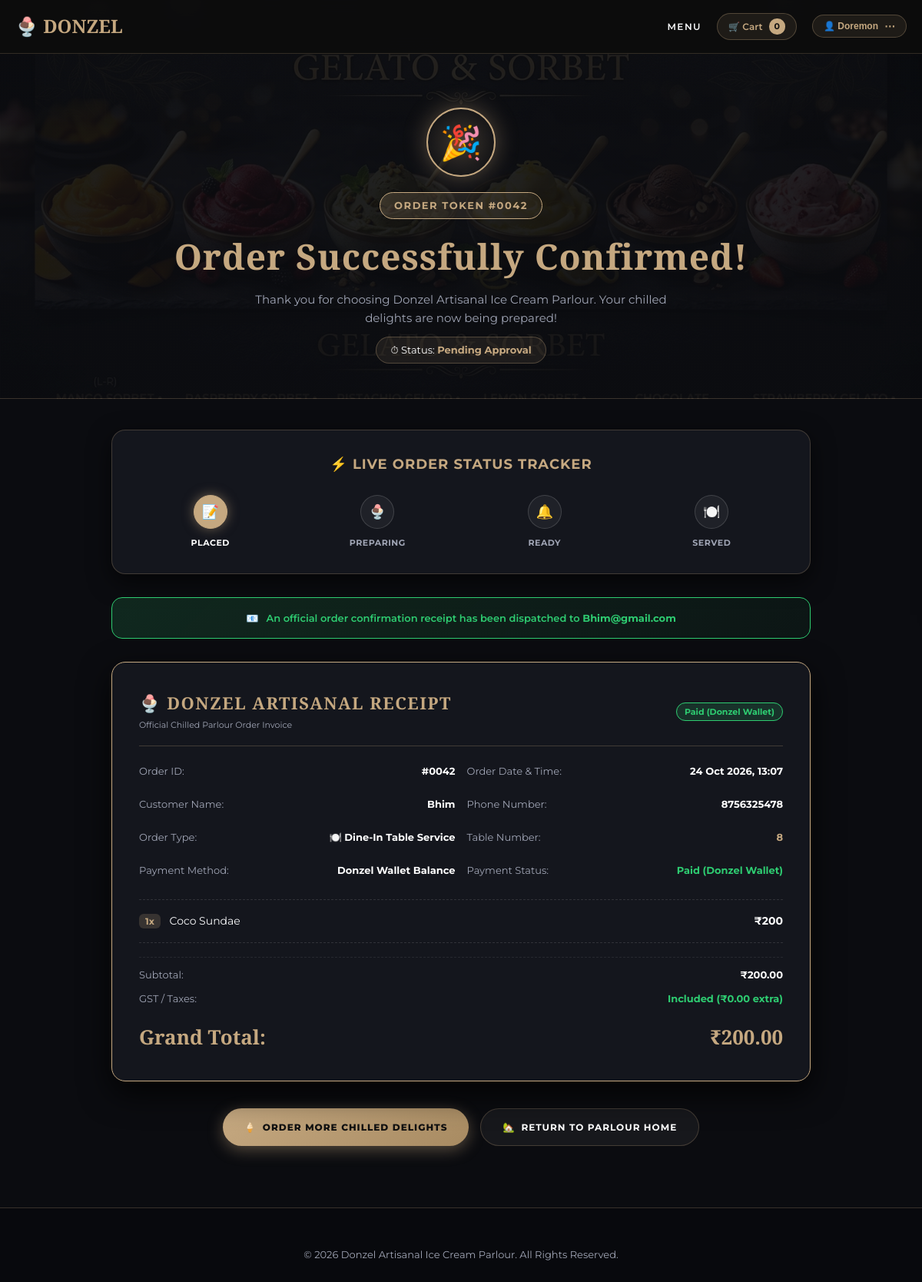
Page /order-success/42/ (signed in) on the committed database.
### base/models.py (models this page shows, shortened)
class Order(models.Model):
    user = models.ForeignKey(User, on_delete=models.SET_NULL, null=True, blank=True)
    customer_name = models.CharField(max_length=150)
    customer_phone = models.CharField(max_length=20, blank=True, null=True)
    customer_email = models.CharField(max_length=150, blank=True, null=True)
    order_type = models.CharField(max_length=50, default='takeaway') # takeaway or dine_in
    table_number = models.CharField(max_length=20, blank=True, null=True)
    pickup_time = models.CharField(max_length=100)
    house_no = models.CharField(max_length=100, blank=True, null=True)
    street_area = models.CharField(max_length=255, blank=True, null=True)
    city = models.CharField(max_length=100, default='Ahmedabad')
    pincode = models.CharField(max_length=10, blank=True, null=True)
    landmark = models.CharField(max_length=150, blank=True, null=True)
    delivery_address = models.TextField(blank=True, null=True)
    total_price = models.DecimalField(max_digits=8, decimal_places=2)
    created_at = models.DateTimeField(auto_now_add=True)
    accepted_at = models.DateTimeField(null=True, blank=True)
    ready_at = models.DateTimeField(null=True, blank=True)
    completed_at = models.DateTimeField(null=True, blank=True)
    STATUS_CHOICES = (
        ('Pending Approval', 'Pending Approval'),
        ('Accepted & Preparing', 'Accepted & Preparing'),
        ('Order Ready', 'Order Ready'),
        ('Out for Delivery', 'Out for Delivery / Counter Handover'),
        ('Order Delivered', 'Order Delivered & Completed'),
        ('Order Served', 'Order Served & Completed'),
    )
    status = models.CharField(max_length=50, choices=STATUS_CHOICES, default='Pending Approval')
    payment_method = models.CharField(max_length=50, default='Donzel Wallet')
    payment_status = models.CharField(max_length=50, default='Paid')

class OrderItem(models.Model):
    order = models.ForeignKey(Order, on_delete=models.CASCADE, related_name='items')
    item_name = models.CharField(max_length=200)
    price = models.DecimalField(max_digits=6, decimal_places=2)
    quantity = models.IntegerField(default=1)

### base/views.py (the view)
# urls.py: path('order-success/<int:order_id>/', homeviews.order_success, name='order_success'),
def order_success(request, order_id):
    cart_data = get_cart_data(request)
    order = get_object_or_404(Order, id=order_id)
    return render(request, 'order_success.html', {
        **cart_data,
        'order': order,
    })

### base/models.py (called while the page is built)
    def full_address(self):
        parts = [self.house_no, self.street_area, self.landmark, self.city, self.pincode]
        valid_parts = [p for p in parts if p]
        return ", ".join(valid_parts) if valid_parts else "No address provided yet"

### base/templates/order_success.html (shortened to what this page needs)
{% load static %}
<!DOCTYPE html>
<html lang="en">
<head>
</head>
<body>
    <nav class="navbar">
        <div class="nav-container">
            <a href="{% url 'home' %}" class="logo">
                🍨 DONZEL
            </a>
            <div class="nav-right-group">
                <a href="{% url 'menu' %}" class="nav-link-item">Menu</a>
                <a href="{% url 'cart' %}" class="cart-pill" title="View Cart">
                    <span>🛒 Cart</span>
                    <span class="cart-count-badge">{{ cart_count }}</span>
                </a>
                <button class="profile-trigger-btn" onclick="toggleProfileDrawer()" title="Open Sidebar">
                    <span>👤 {% if user.is_authenticated %}{{ user.username }}{% endif %}</span>
                    <span style="font-size:14px; font-weight:bold;">⋯</span>
                </button>
            </div>
        </div>
    </nav>
    <header class="page-header">
        <div class="container">
            <div class="success-icon-wrap">🎉</div>
            <div class="order-token-tag">Order Token #{{ order.id|stringformat:"04d" }}</div>
            <h1 id="mainHeaderTitle" style="font-size: 46px; color: var(--primary-gold); margin-bottom: 8px;">Order Successfully Confirmed!</h1>
            <p style="font-size: 15px; color: var(--text-muted); max-width: 600px; margin: 0 auto;">
                Thank you for choosing Donzel Artisanal Ice Cream Parlour. Your chilled delights are now being prepared!
            </p>
            <div style="font-size: 13px; color: #fff; margin-top: 12px; background: rgba(197, 168, 128, 0.1); border: 1px solid rgba(197, 168, 128, 0.3); display: inline-block; padding: 6px 18px; border-radius: 20px;">
                ⏱ Status: <strong id="liveStatusText" style="color: var(--primary-gold);">{{ order.status }}</strong>
            </div>
        </div>
    </header>
    <section style="padding: 40px 0 80px 0; flex: 1;">
        <div class="container">
            <div class="timeline-card">
                <div class="timeline-title">
                    <span>⚡ Live Order Status Tracker</span>
                </div>
                {% if order.order_type == 'dine_in' %}
                <div class="timeline-steps" style="grid-template-columns: repeat(4, 1fr);">
                    <div id="step1" class="timeline-step {% if order.status == 'Accepted & Preparing' or order.status == 'Order Ready' or order.status == 'Order Served' %}completed{% else %}active{% endif %}">
                        <div class="step-icon">📝</div>
                        <div class="step-label">Placed</div>
                    </div>
                    <div id="step2" class="timeline-step {% if order.status == 'Accepted & Preparing' %}active{% elif order.status == 'Order Ready' or order.status == 'Order Served' %}completed{% endif %}">
                        <div class="step-icon">🍨</div>
                        <div class="step-label">Preparing</div>
                    </div>
                    <div id="step3" class="timeline-step {% if order.status == 'Order Ready' %}active{% elif order.status == 'Order Served' %}completed{% endif %}">
                        <div class="step-icon">🔔</div>
                        <div class="step-label">Ready</div>
                    </div>
                    <div id="step4" class="timeline-step {% if order.status == 'Order Served' %}active completed{% endif %}">
                        <div class="step-icon">🍽️</div>
                        <div class="step-label">Served</div>
                    </div>
                </div>
                {% endif %}
            </div>
            <div class="email-banner" id="orderStatusBanner">
                <span>📧</span>
                <span>An official order confirmation receipt has been dispatched to <strong>{{ order.customer_email }}</strong></span>
            </div>
            <div class="receipt-card">
                <div class="receipt-header">
                    <div>
                        <div class="receipt-brand">🍨 DONZEL ARTISANAL RECEIPT</div>
                        <div style="font-size: 11px; color: var(--text-muted); margin-top: 2px;">Official Chilled Parlour Order Invoice</div>
                    </div>
                    <div style="text-align: right;">
                        <span style="font-size: 11px; background: rgba(46, 204, 113, 0.15); color: #2ecc71; border: 1px solid #2ecc71; padding: 4px 10px; border-radius: 12px; font-weight: bold;">
                            {{ order.payment_status }}
                        </span>
                    </div>
                </div>
                <div style="display: grid; grid-template-columns: 1fr 1fr; gap: 15px; margin-bottom: 12px;">
                    <div class="receipt-row">
                        <span>Order ID:</span>
                        <strong>#{{ order.id|stringformat:"04d" }}</strong>
                    </div>
                    <div class="receipt-row">
                        <span>Order Date & Time:</span>
                        <strong>{{ order.created_at|date:"d M Y, H:i" }}</strong>
                    </div>
                </div>
                <div style="display: grid; grid-template-columns: 1fr 1fr; gap: 15px; margin-bottom: 12px;">
                    <div class="receipt-row">
                        <span>Customer Name:</span>
                        <strong>{{ order.customer_name }}</strong>
                    </div>
                    <div class="receipt-row">
                        <span>Phone Number:</span>
                        <strong>{{ order.customer_phone|default:"N/A" }}</strong>
                    </div>
                </div>
                <div style="display: grid; grid-template-columns: 1fr 1fr; gap: 15px; margin-bottom: 12px;">
                    <div class="receipt-row">
                        <span>Order Type:</span>
                        <strong>
                            {% if order.order_type == 'dine_in' %}
                                🍽️ Dine-In Table Service
                            {% else %}
                                🛍️ Takeaway Express Pickup
                            {% endif %}
                        </strong>
                    </div>
                    {% if order.order_type == 'dine_in' and order.table_number %}
                    <div class="receipt-row">
                        <span>Table Number:</span>
                        <strong style="color: var(--primary-gold);">{{ order.table_number }}</strong>
                    </div>
                    {% elif order.pickup_time %}
                    <div class="receipt-row">
                        <span>Pickup Time:</span>
                        <strong>{{ order.pickup_time }}</strong>
                    </div>
                    {% endif %}
                </div>
                <div style="display: grid; grid-template-columns: 1fr 1fr; gap: 15px; margin-bottom: 15px;">
                    <div class="receipt-row">
                        <span>Payment Method:</span>
                        <strong>{{ order.payment_method }}</strong>
                    </div>
                    <div class="receipt-row">
                        <span>Payment Status:</span>
                        <strong style="color: #2ecc71;">{{ order.payment_status }}</strong>
                    </div>
                </div>
                <ul class="receipt-items-list">
                    {% for item in order.items.all %}
                    <li class="receipt-item">
                        <div>
                            <span class="item-qty-badge">{{ item.quantity }}x</span>
                            <span>{{ item.item_name }}</span>
                        </div>
                        <span style="font-weight: 700; color: #fff;">₹{% widthratio item.price 1 item.quantity %}</span>
                    </li>
                    {% endfor %}
                </ul>
                <div style="border-top: 1px dashed rgba(255,255,255,0.08); padding-top: 12px; margin-top: 12px;">
                    <div class="receipt-row">
                        <span>Subtotal:</span>
                        <strong>₹{{ order.total_price }}</strong>
                    </div>
                    <div class="receipt-row">
                        <span>GST / Taxes:</span>
                        <strong style="color: #2ecc71;">Included (₹0.00 extra)</strong>
                    </div>
                    <div class="receipt-total" style="margin-top: 10px;">
                        <span>Grand Total:</span>
                        <span>₹{{ order.total_price }}</span>
                    </div>
                </div>
            </div>
            <div class="actions-grid">
                <a href="{% url 'menu' %}" class="btn-action-primary">
                    <span>🍦</span> Order More Chilled Delights
                </a>
                <a href="{% url 'home' %}" class="btn-action-secondary">
                    <span>🏡</span> Return to Parlour Home
                </a>
            </div>
        </div>
    </section>
    <footer>
        <div class="container">
            <p style="font-size: 13px; color: var(--text-muted);">&copy; 2026 Donzel Artisanal Ice Cream Parlour. All Rights Reserved.</p>
        </div>
    </footer>
</body>
</html>

### rows in the picture
Order: id "0042", status "Pending Approval", customer_email "Bhim@gmail.com", payment_status "Paid (Donzel Wallet)", created_at "24 Oct 2026, 13:07", customer_name "Bhim", customer_phone "8756325478", table_number "8", payment_method "Donzel Wallet Balance", total_price "200.00"
OrderItem: quantity "1", item_name "Coco Sundae", price+quantity "200"

### other values in the picture
{{ cart_count }} "0"
{{ user.username }} "Doremon"
